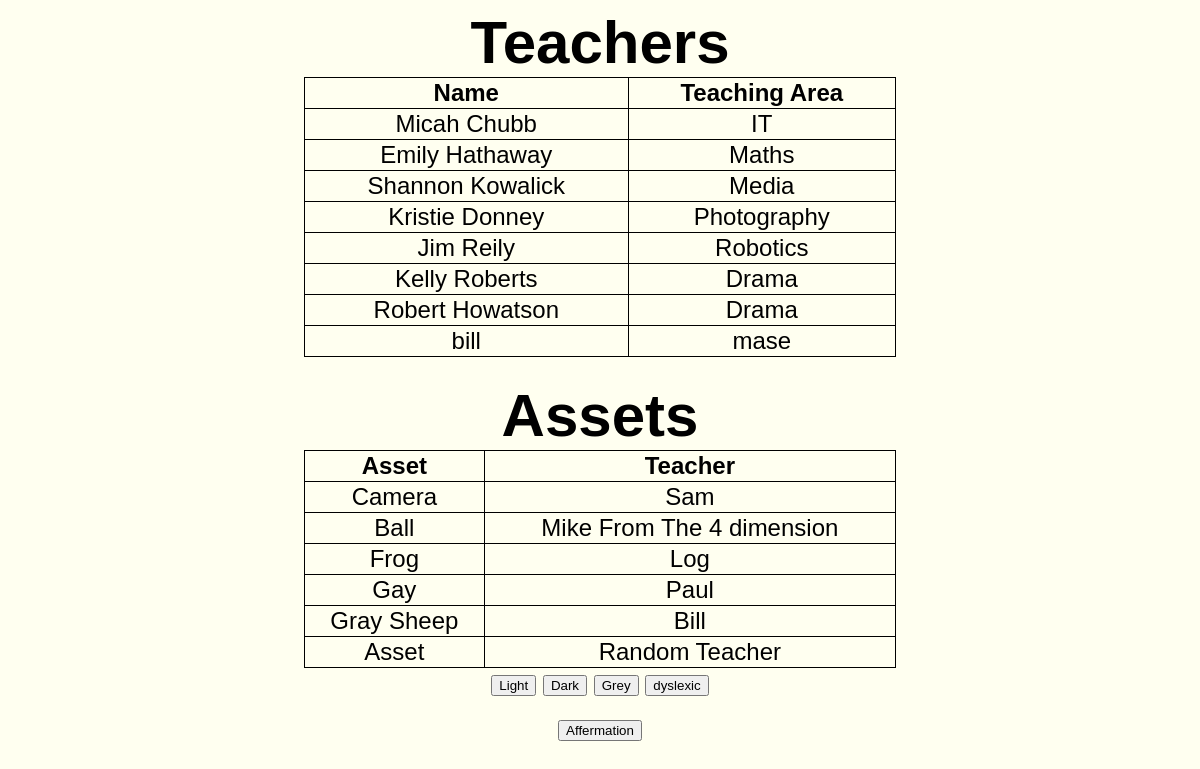
The page / on the database its author committed.
### MyApp1/models.py (models this page shows)
class teacher(models.Model):
    Names = models.CharField(max_length=25)
    Area = models.CharField(max_length=30)

class assets(models.Model):
    type = models.CharField(max_length=32)
    teacher = models.CharField(max_length=32)

### MyApp1/views.py (the view)
# urls.py: re_path(r'^$', MyApp1.views.index, name='index'),
def index(request):
    now= datetime.now()
    teach = teacher.objects.all()
    ass = assets.objects.all()
    return render(request, "MyApp1/index.html",{'content': teach,'things': ass})

### MyApp1/templates/MyApp1/index.html (shortened to what this page needs)
<html>
{% load static %}
<head>
    <link id="theme" rel="stylesheet" type="text/css" href="{% static 'light.css' %}" />
</head>
<body>
    <strong class='center'>Teachers</strong>
    {% if content %}
    <table class="center">
        <tr>
            <th>Name</th>
            <th>Teaching Area</th>
        </tr>
        {% for teach in content %}
        <tr>
            <td>{{teach.Names}}</td>
            <td>{{teach.Area}}</td>
        </tr>
        {% endfor %}
    </table>
    {% else %}
    <strong>No data!!</strong>
    {% endif %}
    <p>
        <strong>Assets</strong>
        {% if things %}
        <table class="center">
            <tr>
                <th>Asset</th>
                <th>Teacher</th>
            </tr>
            {% for ass in things %}
            <tr>
                <td>{{ass.type}}</td>
                <td>{{ass.teacher}}</td>
            </tr>
            {% endfor %}
        </table>
        {% else %}
        <strong>No data!!</strong>
        {% endif %}
        <button onclick="toggleTheme('light')">
            Light
        </button>
        <button onclick="toggleTheme('dark')">
            Dark
        </button>
        <button class="button" onclick="toggleTheme('green')">
            Grey
        </button>
        <button class="button" onclick="toggleTheme('dyslexic')">
            dyslexic
        </button>
       <form action="happy" method="POST">
           <input class="button" type="submit" value="Affermation"/>
       </form>
    </p>
</body>
</html>

### MyApp1/static/light.css (style rules this page uses)
body { background-color: ivory; text-align: center; font-family: Arial; font-size: 150%; }
strong { color: black; font-family: Arial; font-size: 250%; }
table, td, th { border: 1px solid black; border-collapse: collapse; }
table { border-collapse: collapse; width: 50%; text-align: center; }
td { text-align: center; color: black; font-family: Arial; font-size: 150%; }
th { text-align: center; color: black; font-family: Arial; font-size: 150%; }
table.center { margin-left: auto; margin-right: auto; }

### rows shown on the page
teacher: Names "Micah Chubb", Area "IT"
teacher: Names "Emily Hathaway", Area "Maths"
teacher: Names "Shannon Kowalick", Area "Media"
teacher: Names "Kristie Donney", Area "Photography"
teacher: Names "Jim Reily", Area "Robotics"
teacher: Names "Kelly Roberts", Area "Drama"
teacher: Names "Robert Howatson", Area "Drama"
teacher: Names "bill", Area "mase"
assets: type "Camera", teacher "Sam"
assets: type "Ball", teacher "Mike From The 4 dimension"
assets: type "Frog", teacher "Log"
assets: type "Gay", teacher "Paul"
assets: type "Gray Sheep", teacher "Bill"
assets: type "Asset", teacher "Random Teacher"
